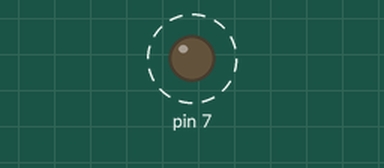
A program run on a simulated Raspberry Pi (header pin numbers). Parts: output pins drawn as LEDs (lit = HIGH). Dashed ring = blinking.

Above: at 0.2 s.
Timing chart, 0 to 3.0 s (numbered marks = the images above):
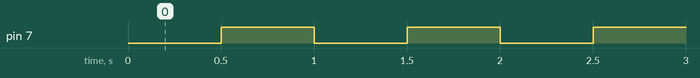

The program:

manager.py
```python
#!/usr/bin/python
#
import RPi.GPIO as GPIO
import time

GPIO.setmode(GPIO.BOARD)
GPIO.setup(7, GPIO.OUT)

while True:
     GPIO.output(7, GPIO.LOW)
     time.sleep(0.5)
     GPIO.output(7, GPIO.HIGH)
     time.sleep(0.5)
```

Measured:
- by itself, pin 7: alternates HIGH for 0.50 s and LOW for 0.50 s
